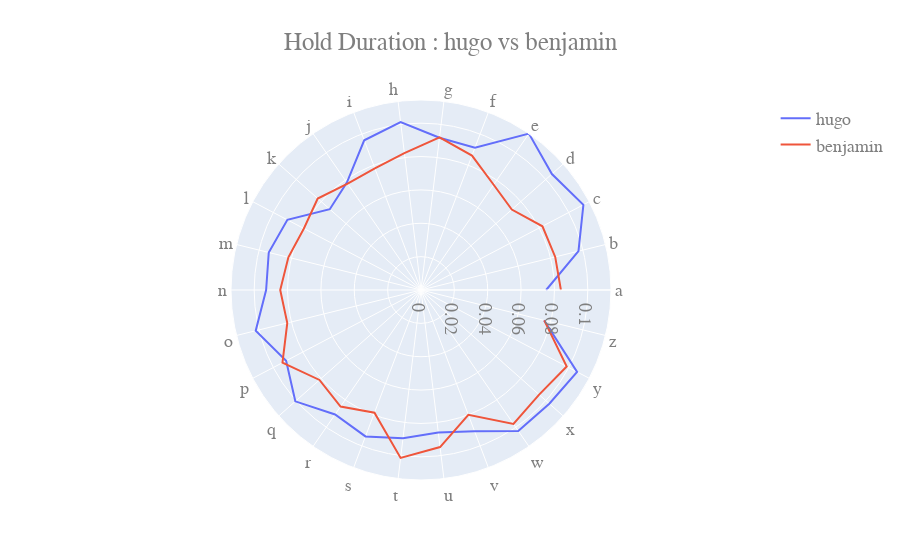

Notebook code cell kept with this figure:
### Code cell
def performance_polygon(Username, criterias):
        colors = ["blue", "red", "green", "orange", "brown", "deeppink","sienna",
                "gold", "olivedrab", "mediumspringgreen", "navy", "plum", "cadetblue", "darkmagenta"
                , "black"]
        fig = go.Figure()
        for i in range (0,len(Username)):
            user = pd.read_csv(REFERENCE_FILEPATH+Username[i]+".csv",  sep="|", names=columns_ref, encoding = "ISO-8859-1")
            user = user.reset_index(drop=True)
            user = user.drop([0])
            user = user.reset_index(drop=True)
            user["HD_mean"] = pd.to_numeric(user["HD_mean"], downcast="float")

            user = user.sort_values("Key")
            a = getPosa(user)
            values1 = user.iloc[a:a+26, 2]
            
            fig.add_trace(go.Scatterpolar(
                r=values1,
                theta=criterias,
                name=Username[i]
            ))
        name = ""
        for i in Username:
            name += i + " vs "
        size = len(name)
        name = name[:size - 3]
        fig.update_layout(
            title="Hold Duration : "+ name,
            xaxis_title="x Axis Title",
            yaxis_title="y Axis Title",
            font=dict(
                family="Courier New, monospace",
                size=18,
                color="#7f7f7f"
            )
        )   
        fig.update_layout(title_text="Hold Duration : "+ name, title_x=0.5) 
        fig.show()

            
        

criterias = listAlphabet()
print(criterias)
performance_polygon(["hugo", "benjamin"], criterias)

### Figure 1 — Plotly figure (JSON) as saved in the notebook; plotly's stock layout.template omitted (floating-point values rounded to 4 significant figures)
{"data": [{"name": "hugo", "r": [0.075, 0.09722, 0.1099, 0.1048, 0.1139, 0.09117, 0.09193, 0.1014, 0.096, 0.07824, 0.07305, 0.09046, 0.09399, 0.09284, 0.102, 0.09131, 0.1006, 0.09067, 0.09387, 0.08949, 0.0861, 0.09049, 0.1026, 0.1028, 0.1057, 0.07602], "theta": ["a", "b", "c", "d", "e", "f", "g", "h", "i", "j", "k", "l", "m", "n", "o", "p", "q", "r", "s", "t", "u", "v", "w", "x", "y", "z"], "type": "scatterpolar"}, {"name": "benjamin", "r": [0.08387, 0.08286, 0.08222, 0.07272, 0.07667, 0.0862, 0.09213, 0.0827, 0.07801, 0.07741, 0.08273, 0.07929, 0.08187, 0.08438, 0.08256, 0.09378, 0.0813, 0.08488, 0.07868, 0.1014, 0.09484, 0.08005, 0.09756, 0.0946, 0.09864, 0.07611], "theta": ["a", "b", "c", "d", "e", "f", "g", "h", "i", "j", "k", "l", "m", "n", "o", "p", "q", "r", "s", "t", "u", "v", "w", "x", "y", "z"], "type": "scatterpolar"}], "layout": {"font": {"color": "#7f7f7f", "family": "Courier New, monospace", "size": 18}, "title": {"text": "Hold Duration : hugo vs benjamin ", "x": 0.5}, "xaxis": {"title": {"text": "x Axis Title"}}, "yaxis": {"title": {"text": "y Axis Title"}}}}
